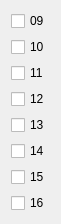
       <widget class="QWidget" name="layoutWidget_22">
        <property name="geometry">
         <rect>
          <x>710</x>
          <y>360</y>
          <width>51</width>
          <height>211</height>
         </rect>
        </property>
        <layout class="QVBoxLayout" name="verticalLayout_Brands_19">
         <item>
          <widget class="QCheckBox" name="checkBox_Brand_6">
           <property name="text">
            <string>09</string>
           </property>
          </widget>
         </item>
         <item>
          <widget class="QCheckBox" name="checkBox_Brand_36">
           <property name="text">
            <string>10</string>
           </property>
          </widget>
         </item>
         <item>
          <widget class="QCheckBox" name="checkBox_Brand_66">
           <property name="text">
            <string>11</string>
           </property>
          </widget>
         </item>
         <item>
          <widget class="QCheckBox" name="checkBox_Brand_96">
           <property name="text">
            <string>12</string>
           </property>
          </widget>
         </item>
         <item>
          <widget class="QCheckBox" name="checkBox_Brand_126">
           <property name="text">
            <string>13</string>
           </property>
          </widget>
         </item>
         <item>
          <widget class="QCheckBox" name="checkBox_brand_156">
           <property name="text">
            <string>14</string>
           </property>
          </widget>
         </item>
         <item>
          <widget class="QCheckBox" name="checkBox_Brand_186">
           <property name="text">
            <string>15</string>
           </property>
          </widget>
         </item>
         <item>
          <widget class="QCheckBox" name="checkBox_Brand_216">
           <property name="text">
            <string>16</string>
           </property>
          </widget>
         </item>
        </layout>
       </widget>
